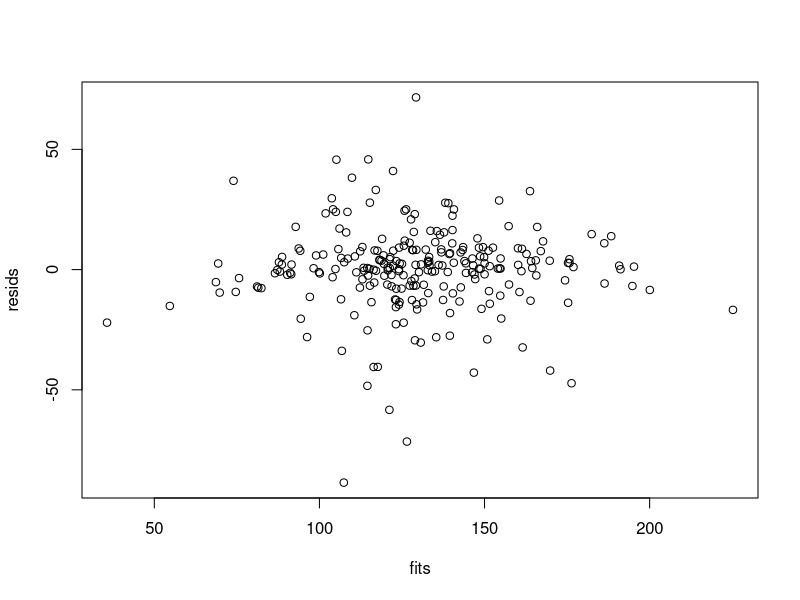

This chart was generated by the following R code:
# ============================================
# Part B)
# Model Mispecification
# missing important predictors (x2 and interaction)
# ============================================

rm(list=ls())

set.seed(818)
x1 <- sort(rnorm(500,mean=30,sd=12))
x2 <- sort(rnorm(500,mean=50,sd=10))
r <- 1.5*x1 + 2*x2 - .01*x1*x2

y <- NA
for(i in 1:length(r)){
  y[i] <- r[i] + rnorm(1,mean=0,sd=rnorm(1,0,20))
}

summary(lm(y~x1))

resids <- lm(y~x1)$resid
fits <- lm(y~x1)$fitted

plot(resids~fits)